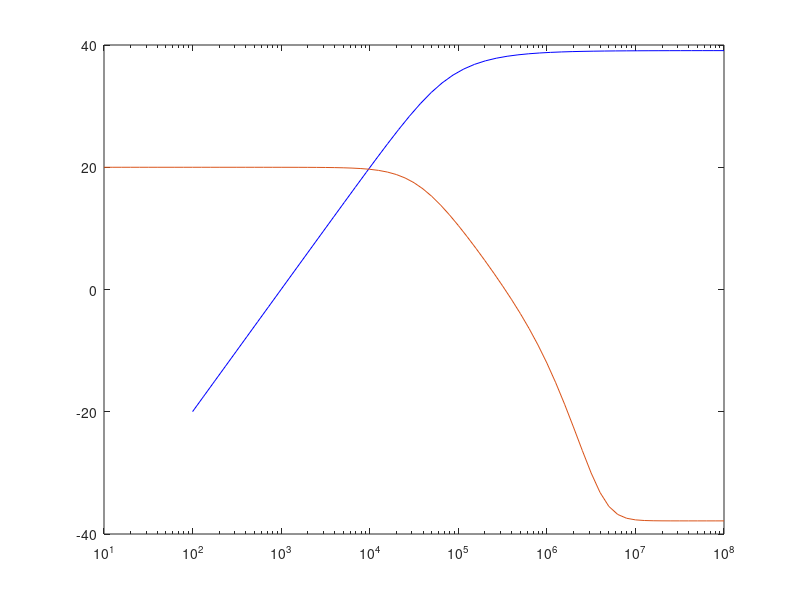

Write the MATLAB code that produced this figure.
clc

s=tf('s');
k = 10^3;

r1 = 1.2*k;
r2 = 12*k;
r3 = r1;
r4 = 4.99*k;
a0 = 10^5;
wp = 12 * 2 * pi;

q = r1*r2+r1*r3+r2*r3;
G_ac = a0*r2*r3 / (q + a0*r1*r3);


wpp = wp * (1+r1*r3*a0/q);
H=G_ac / (s/wpp + 1);
freq = logspace(2,8);

[magH,phaH,w] = bode(H,freq*2*pi);
magH = squeeze(magH);
phaH = squeeze(phaH);
semilogx(freq,20*log10(phaH),'color','blue');

hold on;

data = csvread('EJ_1_simulaciones_caso1.csv');

plot(data(:,1),data(:,2));




